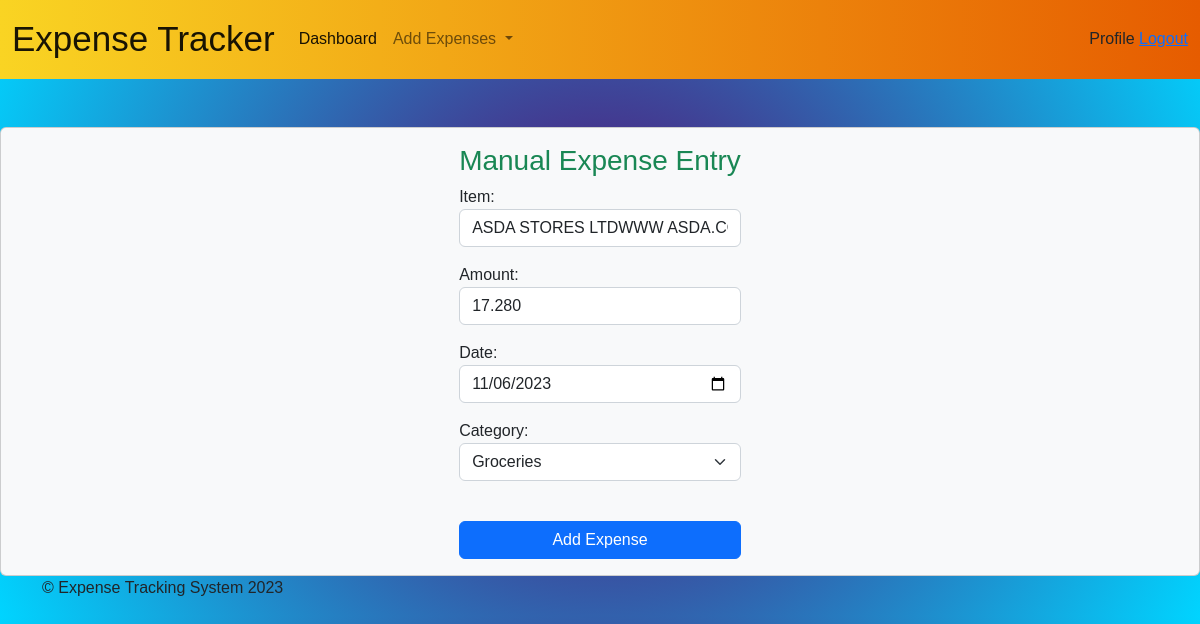
Page /update-expense/7/update (signed in) on the earlier database version.
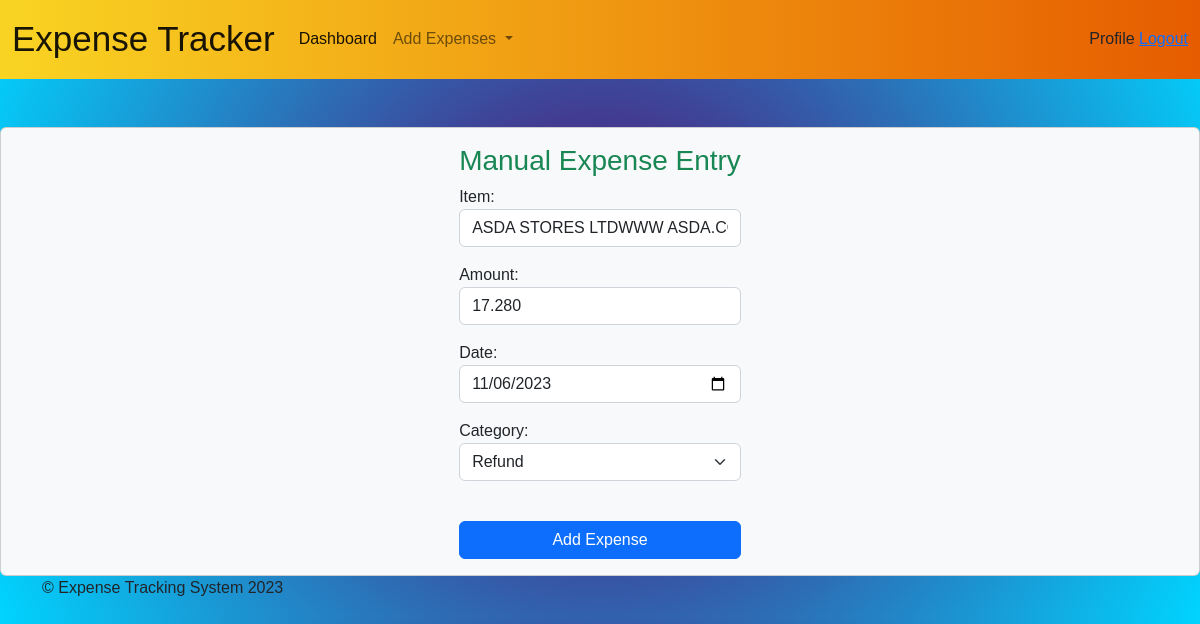
Same page on the later database version.
### expenseapp/models.py (models this page shows)
class Expense(models.Model):
     user = models.ForeignKey(User, on_delete=models.CASCADE)
     item = models.CharField(max_length=35)
     amount = models.DecimalField(max_digits=20, decimal_places=3)
     date = models.DateField()
     category = models.CharField(max_length=35)
     receipt_image_path = models.CharField(max_length=277, blank=True, null=True)

### expenseapp/views.py (the view, shortened to what this page needs)
# urls.py: path('update-expense/<int:pk>/update', views.ExpenseUpdateView.as_view(),
class ExpenseUpdateView(LoginRequiredMixin, UpdateView):
    model = Expense
    template_name = "manual_expense_entry.html"
    form_class = ExpenseForm
    success_url = reverse_lazy("expense_list")

### expenseapp/forms.py
class ExpenseForm(forms.ModelForm):
    item = forms.CharField(widget=forms.TextInput(attrs={'class': 'form-control'}))
    amount = forms.DecimalField(max_digits=20, decimal_places=3, widget=forms.NumberInput(attrs={'class': 'form-control'} ))
    date = forms.DateField(widget=forms.DateInput(attrs={'type': 'date', 'class': 'form-control'}))
    category = forms.ChoiceField(choices=CATEGORIES_CHOICES,
        widget=forms.Select(attrs={'class': 'form-select'}), required=False)
    class Meta:
        model = Expense
        fields = ['item', 'amount', 'date', 'category']

### expenseapp/templates/manual_expense_entry.html (shortened to what this page needs)
{% extends 'base.html' %}
{% block content %}
<div class="row">
  <div class="col-sm-12 col-md-12">
   <div class="card bg-light">
    <div style="margin:auto;" class="card-body">
      <h3 class="card-title text-center text-success">Manual Expense Entry</h3>
<form method="post" action="">
  {{ form.as_p }}
  <br>
	<div class="d-grid gap-2">
    <button type="submit" class="btn btn-primary">Add Expense</button>
	</div>
</form>
</div>
</div>
</div>
  </div>
{% endblock %}

Differences in the rows shown:
changed Expense "ASDA STORES LTDWWW ASDA.CO_UK": category "Groceries" → "Refund"
